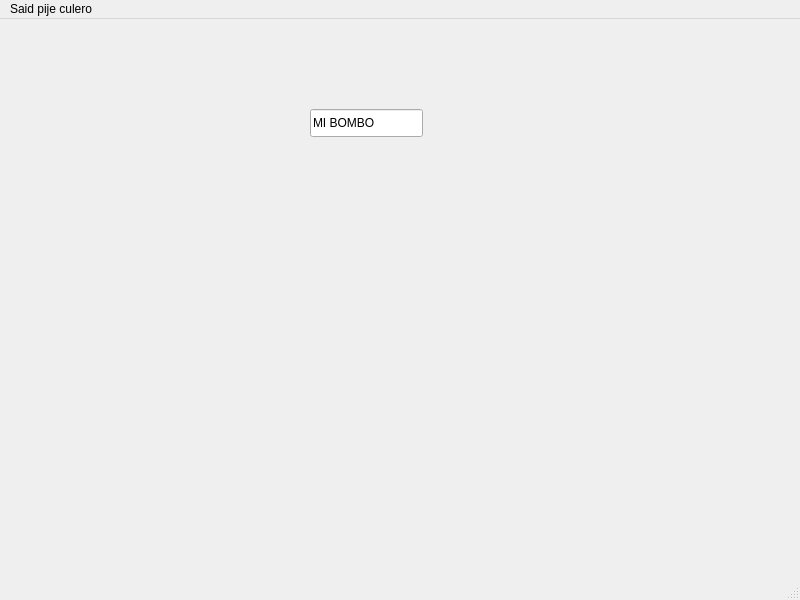
<?xml version="1.0" encoding="UTF-8"?>
<ui version="4.0">
 <class>MainWindow</class>
 <widget class="QMainWindow" name="MainWindow">
  <property name="geometry">
   <rect>
    <x>0</x>
    <y>0</y>
    <width>800</width>
    <height>600</height>
   </rect>
  </property>
  <property name="windowTitle">
   <string>MainWindow</string>
  </property>
  <widget class="QWidget" name="centralwidget">
   <widget class="QLineEdit" name="lineEdit">
    <property name="geometry">
     <rect>
      <x>310</x>
      <y>90</y>
      <width>113</width>
      <height>28</height>
     </rect>
    </property>
    <property name="text">
     <string>MI BOMBO</string>
    </property>
   </widget>
  </widget>
  <widget class="QMenuBar" name="menubar">
   <property name="geometry">
    <rect>
     <x>0</x>
     <y>0</y>
     <width>800</width>
     <height>25</height>
    </rect>
   </property>
   <widget class="QMenu" name="menuSaid_pije_culero">
    <property name="title">
     <string>Said pije culero</string>
    </property>
   </widget>
   <addaction name="menuSaid_pije_culero"/>
  </widget>
  <widget class="QStatusBar" name="statusbar"/>
 </widget>
 <resources/>
 <connections/>
</ui>
